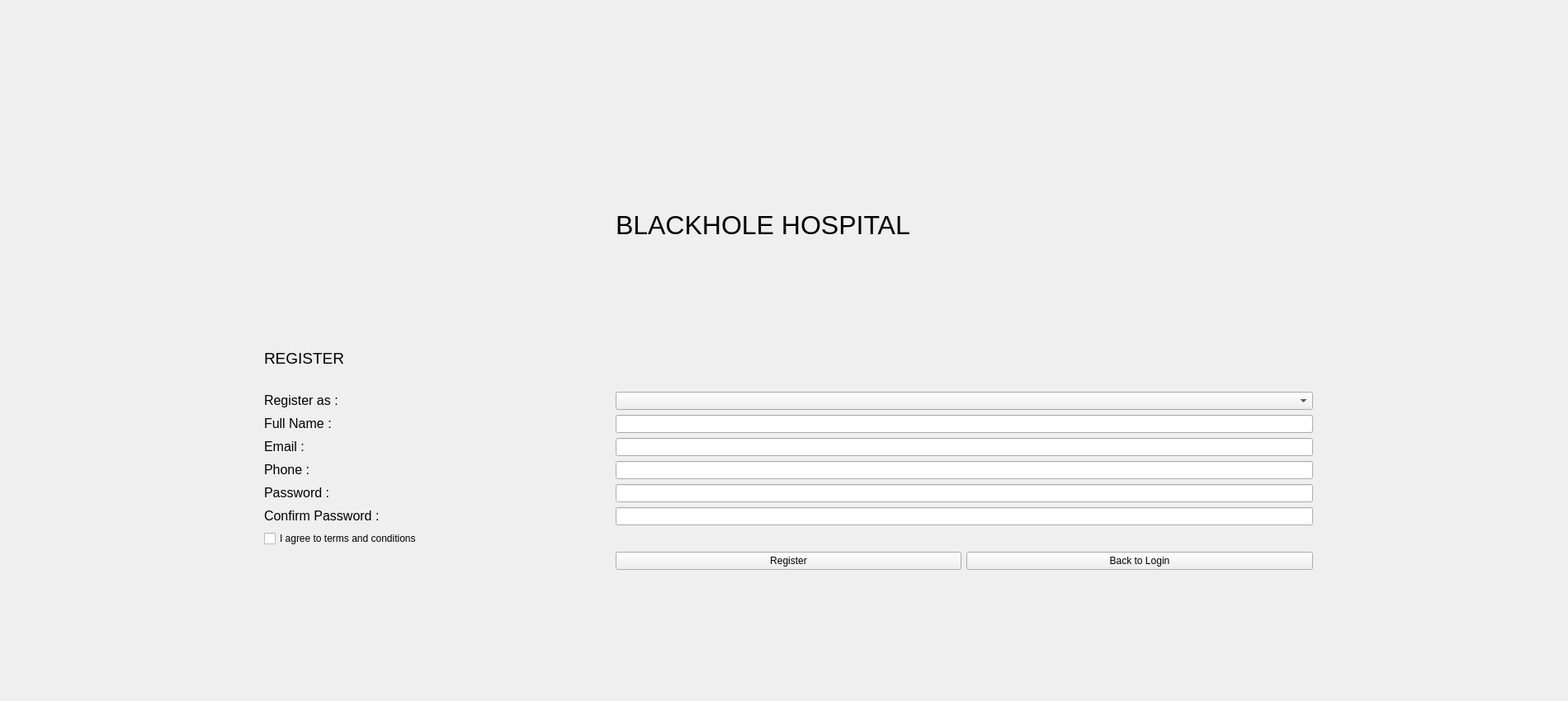
<?xml version="1.0" encoding="UTF-8"?>
<ui version="4.0">
 <class>RegisterWidget</class>
 <widget class="QWidget" name="RegisterWidget">
  <property name="geometry">
   <rect>
    <x>0</x>
    <y>0</y>
    <width>1900</width>
    <height>850</height>
   </rect>
  </property>
  <property name="windowTitle">
   <string>Form</string>
  </property>
  <widget class="QWidget" name="">
   <property name="geometry">
    <rect>
     <x>320</x>
     <y>240</y>
     <width>1271</width>
     <height>451</height>
    </rect>
   </property>
   <layout class="QGridLayout" name="gridLayout">
    <item row="0" column="0" rowspan="2" colspan="3">
     <spacer name="horizontalSpacer">
      <property name="orientation">
       <enum>Qt::Horizontal</enum>
      </property>
      <property name="sizeHint" stdset="0">
       <size>
        <width>40</width>
        <height>20</height>
       </size>
      </property>
     </spacer>
    </item>
    <item row="11" column="1">
     <widget class="QPushButton" name="btnRegister">
      <property name="text">
       <string>Register</string>
      </property>
     </widget>
    </item>
    <item row="7" column="1" colspan="2">
     <widget class="QLineEdit" name="lePhone"/>
    </item>
    <item row="6" column="1" colspan="2">
     <widget class="QLineEdit" name="leEmail"/>
    </item>
    <item row="8" column="0">
     <widget class="QLabel" name="label_5">
      <property name="text">
       <string>&lt;html&gt;&lt;head/&gt;&lt;body&gt;&lt;p&gt;&lt;span style=&quot; font-size:12pt;&quot;&gt;Password :&lt;/span&gt;&lt;/p&gt;&lt;/body&gt;&lt;/html&gt;</string>
      </property>
     </widget>
    </item>
    <item row="4" column="1" colspan="2">
     <widget class="QComboBox" name="cbRole"/>
    </item>
    <item row="5" column="0">
     <widget class="QLabel" name="label_2">
      <property name="text">
       <string>&lt;html&gt;&lt;head/&gt;&lt;body&gt;&lt;p&gt;&lt;span style=&quot; font-size:12pt;&quot;&gt;Full Name :&lt;/span&gt;&lt;/p&gt;&lt;/body&gt;&lt;/html&gt;</string>
      </property>
     </widget>
    </item>
    <item row="9" column="0">
     <widget class="QLabel" name="label_6">
      <property name="text">
       <string>&lt;html&gt;&lt;head/&gt;&lt;body&gt;&lt;p&gt;&lt;span style=&quot; font-size:12pt;&quot;&gt;Confirm Password :&lt;/span&gt;&lt;/p&gt;&lt;/body&gt;&lt;/html&gt;</string>
      </property>
     </widget>
    </item>
    <item row="7" column="0">
     <widget class="QLabel" name="label_4">
      <property name="text">
       <string>&lt;html&gt;&lt;head/&gt;&lt;body&gt;&lt;p&gt;&lt;span style=&quot; font-size:12pt;&quot;&gt;Phone :&lt;/span&gt;&lt;/p&gt;&lt;/body&gt;&lt;/html&gt;</string>
      </property>
     </widget>
    </item>
    <item row="3" column="0">
     <widget class="QLabel" name="labelRegister">
      <property name="focusPolicy">
       <enum>Qt::TabFocus</enum>
      </property>
      <property name="text">
       <string>&lt;html&gt;&lt;head/&gt;&lt;body&gt;&lt;p&gt;&lt;span style=&quot; font-size:14pt;&quot;&gt;REGISTER&lt;/span&gt;&lt;/p&gt;&lt;/body&gt;&lt;/html&gt;</string>
      </property>
     </widget>
    </item>
    <item row="10" column="0" colspan="2">
     <widget class="QCheckBox" name="cbAgree">
      <property name="text">
       <string>I agree to terms and conditions</string>
      </property>
     </widget>
    </item>
    <item row="0" column="1">
     <widget class="QLabel" name="labelTitle">
      <property name="text">
       <string>&lt;html&gt;&lt;head/&gt;&lt;body&gt;&lt;p&gt;&lt;span style=&quot; font-size:24pt;&quot;&gt;BLACKHOLE HOSPITAL&lt;/span&gt;&lt;/p&gt;&lt;/body&gt;&lt;/html&gt;</string>
      </property>
     </widget>
    </item>
    <item row="6" column="0">
     <widget class="QLabel" name="label_3">
      <property name="text">
       <string>&lt;html&gt;&lt;head/&gt;&lt;body&gt;&lt;p&gt;&lt;span style=&quot; font-size:12pt;&quot;&gt;Email :&lt;/span&gt;&lt;/p&gt;&lt;/body&gt;&lt;/html&gt;</string>
      </property>
     </widget>
    </item>
    <item row="5" column="1" colspan="2">
     <widget class="QLineEdit" name="leUsername"/>
    </item>
    <item row="11" column="2">
     <widget class="QPushButton" name="btnBack">
      <property name="text">
       <string>Back to Login</string>
      </property>
     </widget>
    </item>
    <item row="8" column="1" colspan="2">
     <widget class="QLineEdit" name="lePassword">
      <property name="echoMode">
       <enum>QLineEdit::Password</enum>
      </property>
     </widget>
    </item>
    <item row="9" column="1" colspan="2">
     <widget class="QLineEdit" name="leConfirmPassword">
      <property name="echoMode">
       <enum>QLineEdit::Password</enum>
      </property>
     </widget>
    </item>
    <item row="4" column="0">
     <widget class="QLabel" name="label_8">
      <property name="text">
       <string>&lt;html&gt;&lt;head/&gt;&lt;body&gt;&lt;p&gt;&lt;span style=&quot; font-size:12pt;&quot;&gt;Register as :&lt;/span&gt;&lt;/p&gt;&lt;/body&gt;&lt;/html&gt;</string>
      </property>
     </widget>
    </item>
    <item row="2" column="0" colspan="3">
     <spacer name="horizontalSpacer_2">
      <property name="orientation">
       <enum>Qt::Horizontal</enum>
      </property>
      <property name="sizeHint" stdset="0">
       <size>
        <width>40</width>
        <height>20</height>
       </size>
      </property>
     </spacer>
    </item>
   </layout>
  </widget>
 </widget>
 <resources/>
 <connections/>
</ui>
